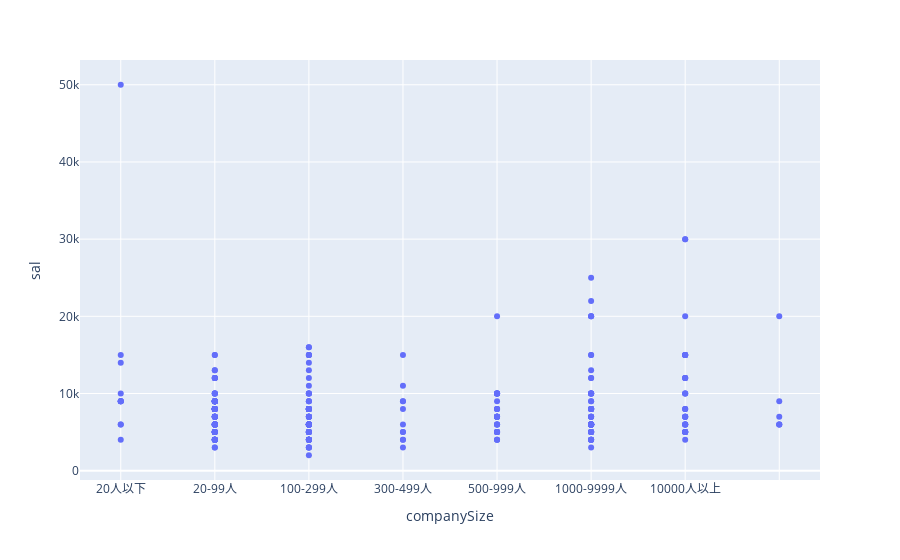

The notebook cell this image was saved under:
### Code cell
fig = ep.scatter(data, x='companySize', y='sal')
fig.update_xaxes(
    categoryorder='array', 
    categoryarray=['20人以下', '20-99人', '100-299人', '300-499人', '500-999人', '1000-9999人',  '10000人以上', ]
)

### Figure 1 — Plotly figure (JSON) as saved in the notebook; plotly's stock layout.template omitted (floating-point values rounded to 4 significant figures; data arrays with more than 128 entries replaced by an {"elided": "..."} marker saying what was removed)
{"data": [{"hovertemplate": "companySize=%{x}<br>sal=%{y}<extra></extra>", "legendgroup": "", "marker": {"color": "#636efa", "symbol": "circle"}, "mode": "markers", "name": "", "orientation": "v", "showlegend": false, "type": "scatter", "x": {"elided": "410 str values"}, "xaxis": "x", "y": {"elided": "410 int values"}, "yaxis": "y"}], "layout": {"legend": {"tracegroupgap": 0}, "margin": {"t": 60}, "xaxis": {"anchor": "y", "categoryarray": ["20人以下", "20-99人", "100-299人", "300-499人", "500-999人", "1000-9999人", "10000人以上"], "categoryorder": "array", "domain": [0, 1], "title": {"text": "companySize"}}, "yaxis": {"anchor": "x", "domain": [0, 1], "title": {"text": "sal"}}}}
